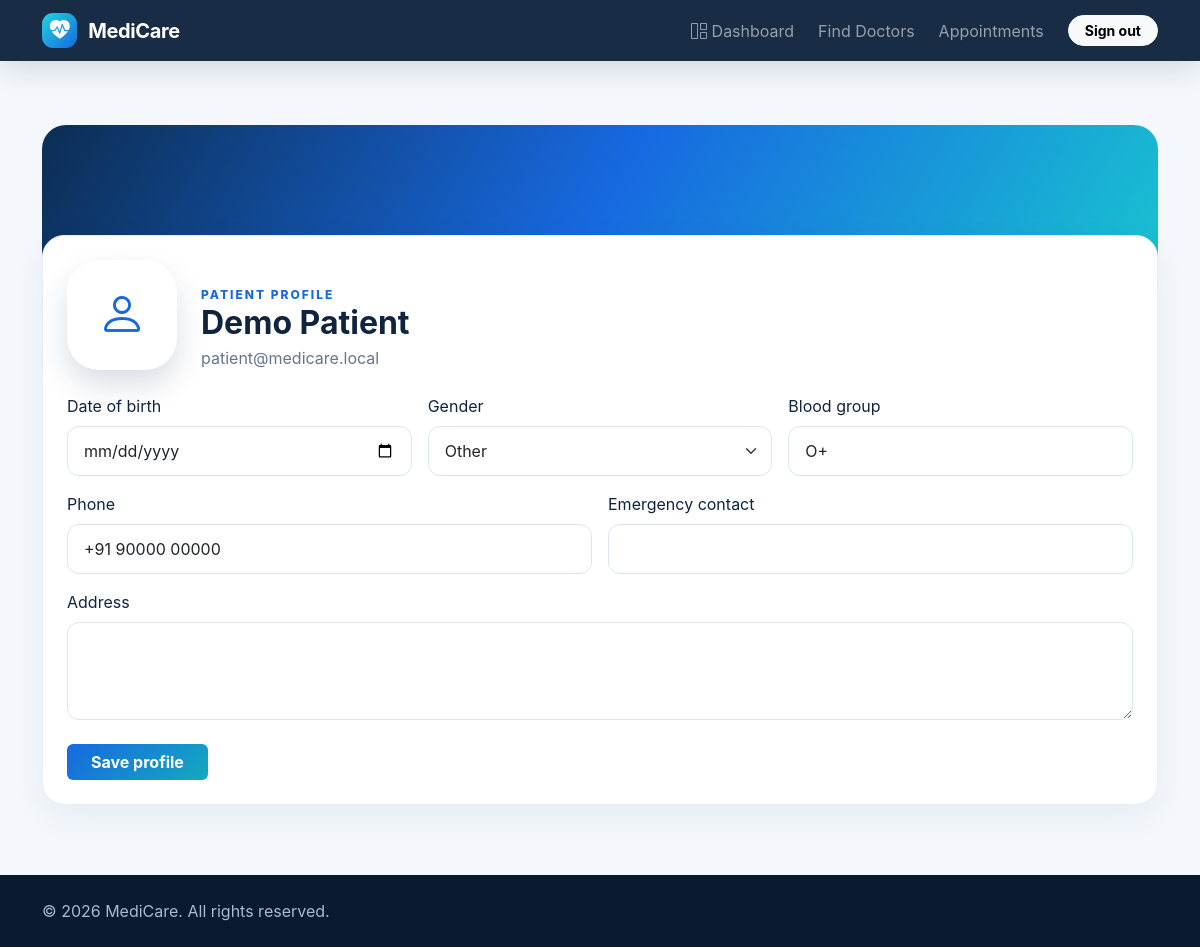
Page /patient/profile (signed in) on the committed database.
### app.py (models this page shows)
class User(db.Model):
    id = db.Column(db.Integer, primary_key=True)
    name = db.Column(db.String(120), nullable=False)
    email = db.Column(db.String(160), unique=True, nullable=False)
    password_hash = db.Column(db.String(255), nullable=False)
    role = db.Column(db.String(20), nullable=False, default='patient')
    created_at = db.Column(db.DateTime, default=datetime.utcnow)

class Patient(db.Model):
    id = db.Column(db.Integer, primary_key=True)
    user_id = db.Column(db.Integer, db.ForeignKey('user.id'), unique=True, nullable=False)
    dob = db.Column(db.Date)
    gender = db.Column(db.String(30))
    phone = db.Column(db.String(30))
    address = db.Column(db.String(300))
    blood_group = db.Column(db.String(10))
    emergency_contact = db.Column(db.String(120))
    user = db.relationship('User', backref=db.backref('patient_profile', uselist=False))

### app.py (the view, shortened to what this page needs)
@app.route('/patient/profile', methods=['GET','POST'])
@login_required('patient')
def patient_profile():
    p=get_or_create_patient(current_user())
    return render_template('patient/profile.html', patient=p)

### app.py (called while the page is built)
def current_user():
    uid = session.get('user_id')
    return db.session.get(User, uid) if uid else None

@app.context_processor
def inject_globals():
    return {'current_user': current_user(), 'today': date.today()}

def login_required(role=None):
    def decorator(fn):
        @wraps(fn)
        def wrapper(*args, **kwargs):
            user = current_user()
            if not user:
                flash('Please sign in to continue.', 'warning')
                return redirect(url_for('login'))
            if role and user.role != role:
                flash('You do not have permission to access that page.', 'danger')
                return redirect(url_for('dashboard'))
            return fn(*args, **kwargs)
        return wrapper
    return decorator

def get_or_create_patient(user):
    p = Patient.query.filter_by(user_id=user.id).first()
    if not p:
        p = Patient(user_id=user.id)
        db.session.add(p); db.session.commit()
    return p

### templates/patient/profile.html
{% extends 'base.html' %}{% block title %}My Profile{% endblock %}{% block content %}<div class="page"><div class="container"><div class="profile-cover"></div><div class="cardx profile-card p-4"><div class="d-flex flex-wrap gap-4 align-items-end mb-4"><div class="avatar-lg"><i class="bi bi-person"></i></div><div><div class="eyebrow">Patient profile</div><h2 class="fw-bold mb-1">{{current_user.name}}</h2><div class="muted">{{current_user.email}}</div></div></div><form method="post"><div class="row g-3"><div class="col-md-4"><label class="form-label">Date of birth</label><input class="form-control" type="date" name="dob" value="{{patient.dob or ''}}"></div><div class="col-md-4"><label class="form-label">Gender</label><select class="form-select" name="gender"><option value="">Select</option>{% for x in ['Female','Male','Other'] %}<option {% if patient.gender==x %}selected{% endif %}>{{x}}</option>{% endfor %}</select></div><div class="col-md-4"><label class="form-label">Blood group</label><input class="form-control" name="blood_group" value="{{patient.blood_group or ''}}" placeholder="O+"></div><div class="col-md-6"><label class="form-label">Phone</label><input class="form-control" name="phone" value="{{patient.phone or ''}}"></div><div class="col-md-6"><label class="form-label">Emergency contact</label><input class="form-control" name="emergency_contact" value="{{patient.emergency_contact or ''}}"></div><div class="col-12"><label class="form-label">Address</label><textarea class="form-control" name="address" rows="3">{{patient.address or ''}}</textarea></div></div><button class="btn btn-gradient mt-4 px-4">Save profile</button></form></div></div></div>{% endblock %}

### static/css/style.css (style rules this page uses)
:root { --ink:#10233f;--muted:#66758b;--primary:#1769e0;--cyan:#19c3d1;--bg:#f4f8fc;--card:#fff }
* { box-sizing:border-box }
body { background:var(--bg);color:var(--ink);font-family:Inter,system-ui,-apple-system,"Segoe UI",sans-serif }
.eyebrow { text-transform:uppercase;letter-spacing:2px;font-size:.75rem;font-weight:800;color:var(--primary) }
.cardx { background:var(--card);border:1px solid #e5edf5;border-radius:22px;box-shadow:0 12px 35px rgba(24,50,80,.06) }
.page { padding:125px 0 70px }
.muted { color:var(--muted) }
.form-control,.form-select { padding:.75rem 1rem;border-radius:12px;border-color:#dbe5ef }
.btn { font-weight:650 }
.btn-gradient { background:linear-gradient(135deg,#1769e0,#14a9c0);color:white;border:0 }
.profile-cover { height:170px;border-radius:24px;background:linear-gradient(120deg,#0c2d53,#1769e0,#19c3d1);position:relative }
.profile-card { margin-top:-60px;position:relative }
.avatar-lg { width:110px;height:110px;border-radius:32px;background:white;display:grid;place-items:center;font-size:3rem;color:#1769e0;box-shadow:0 15px 30px rgba(10,40,80,.15) }

### rows in the picture
User: name "Demo Patient", email "patient@medicare.local"
Patient: gender "Other", blood_group "O+", phone "+91 90000 00000"
